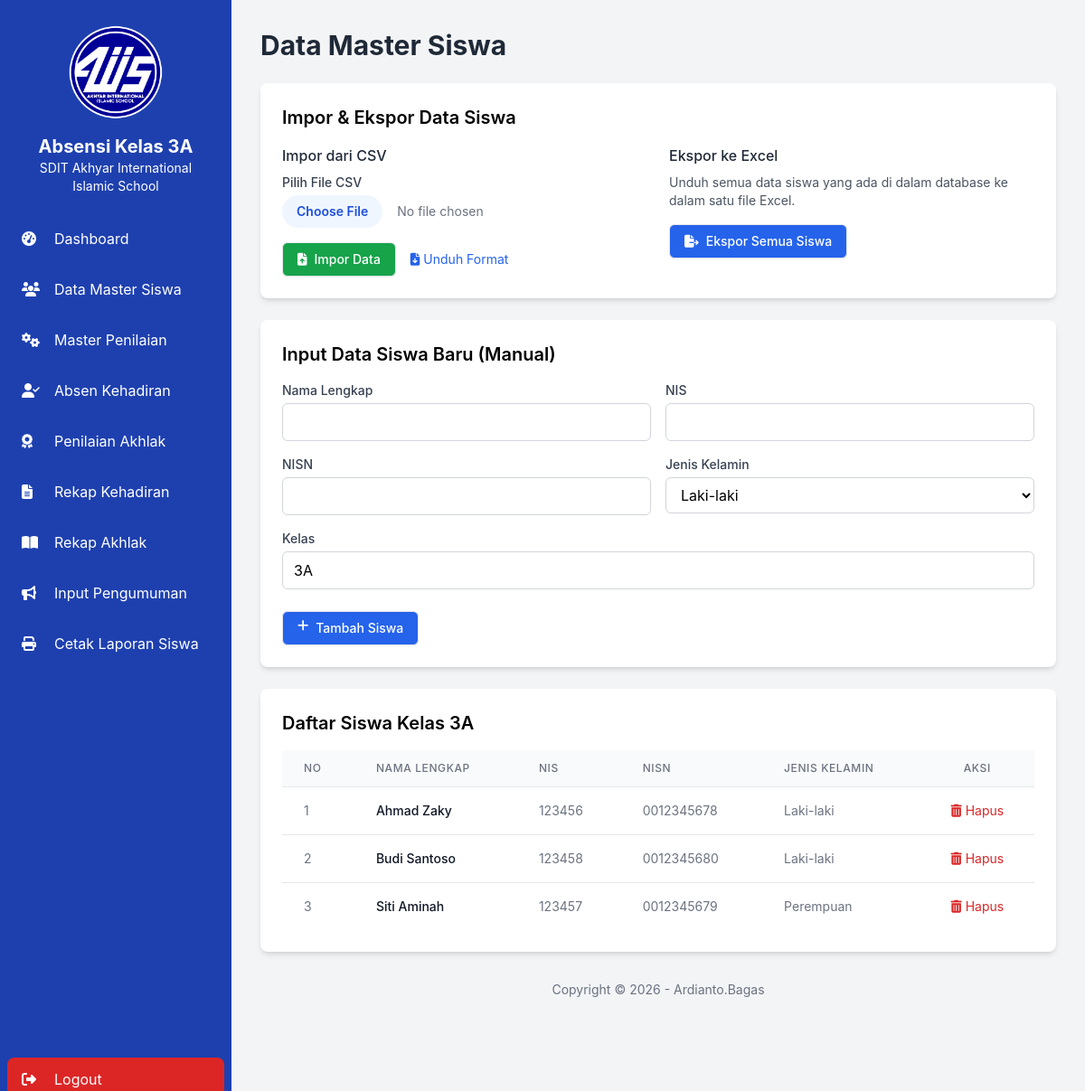
Screenshot of /master_siswa.php (signed in) with the database file from the repository.
### tables this page shows
CREATE TABLE IF NOT EXISTS `siswa` (
  `id_siswa` int(11) NOT NULL AUTO_INCREMENT,
  `nama_lengkap` varchar(255) NOT NULL,
  `nis` varchar(50) NOT NULL,
  `nisn` varchar(50) NOT NULL,
  `jenis_kelamin` varchar(20) NOT NULL,
  `kelas` varchar(20) NOT NULL,
  PRIMARY KEY (`id_siswa`),
  KEY `idx_kelas` (`kelas`)
);

### master_siswa.php (the view, shortened to what this page needs)
<?php
include 'config.php';
$result_siswa = mysqli_query($koneksi, "SELECT * FROM siswa ORDER BY nama_lengkap ASC");
template_header('Data Master Siswa');
?>
<h1 class="text-3xl font-bold text-gray-800 mb-6">Data Master Siswa</h1>
<div class="bg-white p-6 rounded-lg shadow-md mb-6">
    <h2 class="text-xl font-semibold mb-4">Impor & Ekspor Data Siswa</h2>
    <div class="grid grid-cols-1 md:grid-cols-2 gap-6">
        <div>
            <h3 class="font-medium text-gray-800 mb-2">Impor dari CSV</h3>
            <form action="import_csv.php" method="post" enctype="multipart/form-data">
                <div class="mb-4">
                    <label for="file_csv" class="block text-sm font-medium text-gray-700">Pilih File CSV</label>
                    <input type="file" name="file_csv" id="file_csv" class="mt-1 block w-full text-sm text-gray-500 file:mr-4 file:py-2 file:px-4 file:rounded-full file:border-0 file:text-sm file:font-semibold file:bg-blue-50 file:text-blue-700 hover:file:bg-blue-100" required accept=".csv">
                </div>
                <div class="flex items-center gap-4">
                    <button type="submit" name="impor" class="inline-flex items-center py-2 px-4 border shadow-sm text-sm font-medium rounded-md text-white bg-green-600 hover:bg-green-700">
                        <i class="fas fa-file-upload mr-2"></i>Impor Data
                    </button>
                    <a href="download_format_csv.php" class="text-sm text-blue-600 hover:underline">
                        <i class="fas fa-file-download mr-1"></i>Unduh Format
                    </a>
                </div>
            </form>
        </div>
        <div>
             <h3 class="font-medium text-gray-800 mb-2">Ekspor ke Excel</h3>
             <p class="text-sm text-gray-600 mb-4">Unduh semua data siswa yang ada di dalam database ke dalam satu file Excel.</p>
             <a href="export_siswa.php" class="inline-flex items-center py-2 px-4 border shadow-sm text-sm font-medium rounded-md text-white bg-blue-600 hover:bg-blue-700">
                <i class="fas fa-file-export mr-2"></i>Ekspor Semua Siswa
             </a>
        </div>
    </div>
</div>
<div class="bg-white p-6 rounded-lg shadow-md mb-6">
    <h2 class="text-xl font-semibold mb-4">Input Data Siswa Baru (Manual)</h2>
    <form action="master_siswa.php" method="post">
        <div class="grid grid-cols-1 md:grid-cols-2 gap-4">
            <div>
                <label for="nama_lengkap" class="block text-sm font-medium text-gray-700">Nama Lengkap</label>
                <input type="text" name="nama_lengkap" id="nama_lengkap" class="mt-1 block w-full px-3 py-2 border border-gray-300 rounded-md" required>
            </div>
            <div>
                <label for="nis" class="block text-sm font-medium text-gray-700">NIS</label>
                <input type="text" name="nis" id="nis" class="mt-1 block w-full px-3 py-2 border border-gray-300 rounded-md" required>
            </div>
            <div>
                <label for="nisn" class="block text-sm font-medium text-gray-700">NISN</label>
                <input type="text" name="nisn" id="nisn" class="mt-1 block w-full px-3 py-2 border border-gray-300 rounded-md" required>
            </div>
            <div>
                <label for="jenis_kelamin" class="block text-sm font-medium text-gray-700">Jenis Kelamin</label>
                <select name="jenis_kelamin" id="jenis_kelamin" class="mt-1 block w-full px-3 py-2 border border-gray-300 bg-white rounded-md" required>
                    <option value="Laki-laki">Laki-laki</option>
                </select>
            </div>
             <div class="md:col-span-2">
                <label for="kelas" class="block text-sm font-medium text-gray-700">Kelas</label>
                <input type="text" name="kelas" id="kelas" value="3A" class="mt-1 block w-full px-3 py-2 border border-gray-300 rounded-md" required>
            </div>
        </div>
        <div class="mt-6">
            <button type="submit" name="tambah_manual" class="inline-flex justify-center py-2 px-4 border shadow-sm text-sm font-medium rounded-md text-white bg-blue-600 hover:bg-blue-700"><i class="fas fa-plus mr-2"></i>Tambah Siswa</button>
        </div>
    </form>
</div>
<div class="bg-white p-6 rounded-lg shadow-md">
    <h2 class="text-xl font-semibold mb-4">Daftar Siswa Kelas 3A</h2>
    <div class="overflow-x-auto">
        <table class="min-w-full divide-y divide-gray-200">
            <thead class="bg-gray-50">
                <tr>
                    <th class="px-6 py-3 text-left text-xs font-medium text-gray-500 uppercase tracking-wider">No</th>
                    <th class="px-6 py-3 text-left text-xs font-medium text-gray-500 uppercase tracking-wider">Nama Lengkap</th>
                    <th class="px-6 py-3 text-left text-xs font-medium text-gray-500 uppercase tracking-wider">NIS</th>
                    <th class="px-6 py-3 text-left text-xs font-medium text-gray-500 uppercase tracking-wider">NISN</th>
                    <th class="px-6 py-3 text-left text-xs font-medium text-gray-500 uppercase tracking-wider">Jenis Kelamin</th>
                    <th class="px-6 py-3 text-center text-xs font-medium text-gray-500 uppercase tracking-wider">Aksi</th>
                </tr>
            </thead>
            <tbody class="bg-white divide-y divide-gray-200">
                <?php $no = 1; while($siswa = mysqli_fetch_assoc($result_siswa)): ?>
                <tr>
                    <td class="px-6 py-4 text-sm text-gray-500"><?= $no++ ?></td>
                    <td class="px-6 py-4 text-sm font-medium text-gray-900"><?= e($siswa['nama_lengkap']) ?></td>
                    <td class="px-6 py-4 text-sm text-gray-500"><?= e($siswa['nis']) ?></td>
                    <td class="px-6 py-4 text-sm text-gray-500"><?= e($siswa['nisn']) ?></td>
                    <td class="px-6 py-4 text-sm text-gray-500"><?= e($siswa['jenis_kelamin']) ?></td>
                    <td class="px-6 py-4 text-sm text-center">
                        <button onclick="showDeleteModal('master_siswa.php?hapus=<?= $siswa['id_siswa'] ?>&csrf_token=<?= get_csrf_token() ?>')" class="text-red-600 hover:text-red-900"><i class="fas fa-trash-alt"></i> Hapus</button>
                    </td>
                </tr>
                <?php endwhile; ?>
            </tbody>
        </table>
    </div>
</div>
<?php
template_footer();
?>

### config.php (shortened to what this page needs)
<?php
function e($string) {
    return htmlspecialchars($string, ENT_QUOTES, 'UTF-8');
}
function get_csrf_token() {
    return $_SESSION['csrf_token'];
}
function template_header($title) {
    $nama_sekolah = "SDIT Akhyar International Islamic School";
    echo <<<EOT
<!DOCTYPE html>
<html>
	<head>
		<title>$title - $nama_sekolah</title>
		<script src="https://cdn.tailwindcss.com"></script>
        <link rel="stylesheet" href="https://cdnjs.cloudflare.com/ajax/libs/font-awesome/6.2.0/css/all.min.css">
	</head>
	<body class="bg-gray-100">
    <div class="relative min-h-screen md:flex">
        <aside id="sidebar" class="sidebar bg-blue-800 text-white w-64 space-y-6 py-7 px-2 absolute inset-y-0 left-0 transform -translate-x-full md:relative md:translate-x-0">
            <div class="px-4 text-center">
                <center> <img src="img/aiis.png" style="width: 50%;" alt="Logo Sekolah" onerror="this.style.display='none'"> </center>
                <h2 class="text-xl font-bold mt-4">Absensi Kelas 3A</h2>
                <p class="text-sm">$nama_sekolah</p>
            </div>
            <nav class="flex flex-col justify-between h-[85%]">
                <div>
                    <a href="index.php" class="flex items-center px-4 py-3 rounded-lg hover:bg-blue-700"><i class="fas fa-tachometer-alt w-6"></i><span class="ml-3">Dashboard</span></a>
                    <a href="master_siswa.php" class="flex items-center px-4 py-3 mt-2 rounded-lg hover:bg-blue-700"><i class="fas fa-users w-6"></i><span class="ml-3">Data Master Siswa</span></a>
                    <a href="master_akhlak.php" class="flex items-center px-4 py-3 mt-2 rounded-lg hover:bg-blue-700"><i class="fas fa-cogs w-6"></i><span class="ml-3">Master Penilaian</span></a>
                    <a href="absen.php" class="flex items-center px-4 py-3 mt-2 rounded-lg hover:bg-blue-700"><i class="fas fa-user-check w-6"></i><span class="ml-3">Absen Kehadiran</span></a>
                    <a href="penilaian_akhlak.php" class="flex items-center px-4 py-3 mt-2 rounded-lg hover:bg-blue-700"><i class="fas fa-award w-6"></i><span class="ml-3">Penilaian Akhlak</span></a>
                    <a href="rekap.php" class="flex items-center px-4 py-3 mt-2 rounded-lg hover:bg-blue-700"><i class="fas fa-file-alt w-6"></i><span class="ml-3">Rekap Kehadiran</span></a>
                    <a href="rekap_akhlak.php" class="flex items-center px-4 py-3 mt-2 rounded-lg hover:bg-blue-700"><i class="fas fa-book-open w-6"></i><span class="ml-3">Rekap Akhlak</span></a>
                    <a href="master_pengumuman.php" class="flex items-center px-4 py-3 mt-2 rounded-lg hover:bg-blue-700"><i class="fas fa-bullhorn w-6"></i><span class="ml-3">Input Pengumuman</span></a>
                    <a href="laporan_individu.php" class="flex items-center px-4 py-3 mt-2 rounded-lg hover:bg-blue-700"><i class="fas fa-print w-6"></i><span class="ml-3">Cetak Laporan Siswa</span></a>
                </div>
                <div>
                    <a href="logout.php" class="flex items-center px-4 py-3 mt-2 rounded-lg bg-red-600 hover:bg-red-700"><i class="fas fa-sign-out-alt w-6"></i><span class="ml-3">Logout</span></a>
                </div>
            </nav>
        </aside>
        <main class="flex-1 p-4 md:p-8">
EOT;
}
function template_footer() {
echo <<<EOT
            <footer class="text-center mt-8 text-sm text-gray-500">Copyright &copy;
EOT;
echo date('Y');
echo <<<EOT
 - Ardianto.Bagas</footer>
        </main>
    </div>
    <script>
        document.addEventListener('DOMContentLoaded', function() {
            const hamburgerBtn = document.getElementById('hamburger-btn');
            const sidebar = document.getElementById('sidebar');
            if(hamburgerBtn && sidebar) {
                hamburgerBtn.addEventListener('click', () => { sidebar.classList.toggle('-translate-x-full'); });
            }
        });
        function showDeleteModal(deleteUrl) {
            Swal.fire({
                title: 'Apakah Anda yakin?', text: "Data yang dihapus tidak dapat dikembalikan!", icon: 'warning',
                showCancelButton: true, confirmButtonColor: '#3085d6', cancelButtonColor: '#d33',
                confirmButtonText: 'Ya, hapus!', cancelButtonText: 'Batal'
            }).then((result) => { if (result.isConfirmed) { window.location.href = deleteUrl; } })
        }
    </script>
	</body>
</html>
EOT;
}
?>

### config.php (style rules this page uses)
body { font-family: 'Inter', sans-serif; }
.sidebar { transition: transform 0.3s ease-in-out; }

### rows the page displays
siswa: nama_lengkap "Ahmad Zaky", nis "123456", nisn "0012345678", jenis_kelamin "Laki-laki"
siswa: nama_lengkap "Budi Santoso", nis "123458", nisn "0012345680", jenis_kelamin "Laki-laki"
siswa: nama_lengkap "Siti Aminah", nis "123457", nisn "0012345679", jenis_kelamin "Perempuan"

### other values shown
$nama_sekolah "SDIT Akhyar International Islamic School"
